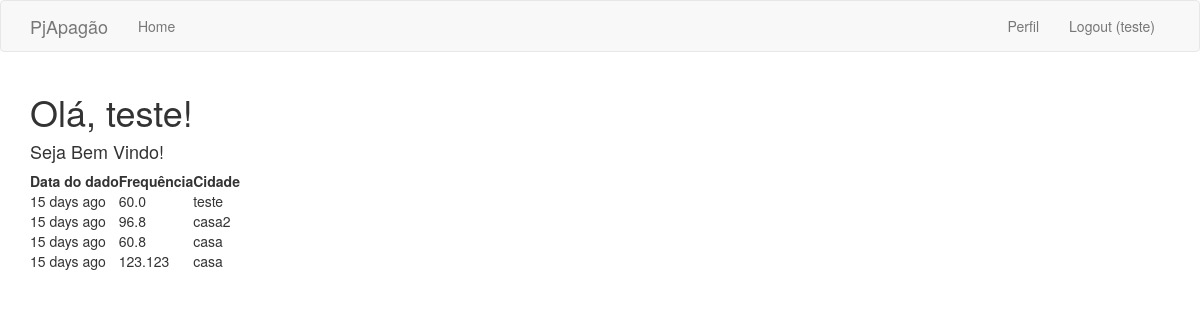
The app's page /index (signed in) with its own data.
### app/models.py (models this page shows, shortened)
class User(UserMixin, db.Model):
    id = db.Column(db.Integer, primary_key=True)
    username = db.Column(db.String(64), index=True, unique=True)
    email = db.Column(db.String(120), index=True, unique=True)
    password_hash = db.Column(db.String(128))
    token_hash = db.Column(db.String(300))
    tackles = db.relationship('Tackle', backref='author', lazy='dynamic')
    about_me = db.Column(db.String(140))
    last_seen = db.Column(db.DateTime, default=datetime.utcnow)

class Tackle(db.Model):
    id = db.Column(db.Integer, primary_key=True)
    frequency = db.Column(db.String(140))
    city = db.Column(db.String(150))
    timestamp = db.Column(db.DateTime, index=True, default=datetime.utcnow)
    user_id = db.Column(db.Integer, db.ForeignKey('user.id'))

### app/routes.py (the view)
@app.route('/')
@app.route('/index')
@login_required
def index():
    data = Tackle.query.all()
    there_are_date = len(list(data))
    return render_template('index.html', title='PJA', dados=data,
                            there_are_date=there_are_date)

### app/models.py (called while the page is built)
@login.user_loader
def load_user(id):
    return User.query.get(int(id))

### app/routes.py (called while the page is built)
@app.before_request
def before_request():
    if current_user.is_authenticated:
        current_user.last_seen = datetime.utcnow()
        db.session.commit()
    g.locale = str(get_locale())

### app/templates/index.html
{% extends "base.html" %}
{% block app_content %}
    <h1>Olá, {{ current_user.username }}!</h1>
    <h4>Seja Bem Vindo!</h4>
{% if there_are_date != 0 %}
    <table>
        <thead>
            <tr>
                <th>Data do dado</th>
                <th>Frequência</th>
                <th>Cidade</th>
            </tr>
        </thead>
        {% for dado in dados %}
            <tr>
                <td>{{ moment(dado.timestamp).fromNow() }}</td>
                <td>{{ dado.frequency }}</td>
                <td>{{ dado.city }}</td>
            </tr>
        {% endfor %}
    </table>
{% else %}
    <h6>Não há dados</h6>
{% endif %}
{% endblock %}

### app/templates/base.html (shortened to what this page needs)
{% extends 'bootstrap/base.html' %}
{% block navbar %}
    <nav class="navbar navbar-default">
        <div class="container">
            <div class="navbar-header">
                <a class="navbar-brand" href="{{ url_for('index') }}">PjApagão</a>
            </div>
            <div class="collapse navbar-collapse" id="bs-example-navbar-collapse-1">
                <ul class="nav navbar-nav">
                    <li><a href="{{ url_for('index') }}">Home</a></li>
                </ul>
                <ul class="nav navbar-nav navbar-right">
                    {% if current_user.is_anonymous %}
                    <li><a href="{{ url_for('login') }}">Login</a></li>
                    {% else %}
                    <li><a href="{{ url_for('user', username=current_user.username) }}">Perfil</a></li>
                    <li><a href="{{ url_for('logout') }}">Logout ({{current_user.username}})</a></li>
                    {% endif %}
                </ul>
            </div>
        </div>
    </nav>
{% endblock %}
{% block content %}
    <div class="container">
        {% block app_content %}{% endblock %}
    </div>
{% endblock %}

### records on screen
User: username "teste"
Tackle: timestamp "15 days ago", frequency "60.0", city "teste"
Tackle: timestamp "15 days ago", frequency "96.8", city "casa2"
Tackle: timestamp "15 days ago", frequency "60.8", city "casa"
Tackle: timestamp "15 days ago", frequency "123.123", city "casa"
